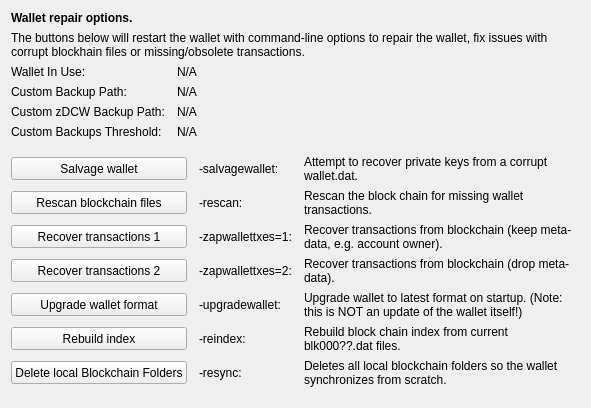
     <widget class="QWidget" name="tab_repair">
      <attribute name="title">
       <string>&amp;Wallet Repair</string>
      </attribute>
      <layout class="QGridLayout" name="gridLayout_4" columnstretch="0,0,0,0">
       <property name="horizontalSpacing">
        <number>12</number>
       </property>
       <item row="0" column="0" colspan="4">
        <widget class="QLabel" name="label_repair_header">
         <property name="font">
          <font>
           <weight>75</weight>
           <bold>true</bold>
          </font>
         </property>
         <property name="text">
          <string>Wallet repair options.</string>
         </property>
        </widget>
       </item>
       <item row="1" column="0" colspan="4">
        <widget class="QLabel" name="label_repair_helptext">
         <property name="font">
          <font>
           <weight>50</weight>
           <bold>false</bold>
          </font>
         </property>
         <property name="text">
          <string>The buttons below will restart the wallet with command-line options to repair the wallet, fix issues with corrupt blockhain files or missing/obsolete transactions.</string>
         </property>
         <property name="wordWrap">
          <bool>true</bool>
         </property>
        </widget>
       </item>
       <item row="2" column="0">
        <widget class="QLabel" name="wallet_path_label">
         <property name="text">
          <string>Wallet In Use:</string>
         </property>
        </widget>
       </item>
       <item row="2" column="1" colspan="3">
        <widget class="QLabel" name="wallet_path">
         <property name="cursor">
          <cursorShape>IBeamCursor</cursorShape>
         </property>
         <property name="text">
          <string>N/A</string>
         </property>
         <property name="textFormat">
          <enum>Qt::PlainText</enum>
         </property>
         <property name="textInteractionFlags">
          <set>Qt::LinksAccessibleByMouse|Qt::TextSelectableByKeyboard|Qt::TextSelectableByMouse</set>
         </property>
        </widget>
       </item>
       <item row="3" column="0">
        <widget class="QLabel" name="wallet_custombackuppath_label">
         <property name="text">
          <string>Custom Backup Path:</string>
         </property>
         <property name="visible">
          <bool>false</bool>
         </property>
        </widget>
       </item>
       <item row="3" column="1" colspan="3">
        <widget class="QLabel" name="wallet_custombackuppath">
         <property name="cursor">
          <cursorShape>IBeamCursor</cursorShape>
         </property>
         <property name="text">
          <string>N/A</string>
         </property>
         <property name="textFormat">
          <enum>Qt::PlainText</enum>
         </property>
         <property name="textInteractionFlags">
          <set>Qt::LinksAccessibleByMouse|Qt::TextSelectableByKeyboard|Qt::TextSelectableByMouse</set>
         </property>
         <property name="visible">
          <bool>false</bool>
         </property>
        </widget>
       </item>
       <item row="4" column="0">
        <widget class="QLabel" name="wallet_customzdcwbackuppath_label">
         <property name="text">
          <string>Custom zDCW Backup Path:</string>
         </property>
         <property name="visible">
          <bool>false</bool>
         </property>
        </widget>
       </item>
       <item row="4" column="1" colspan="3">
        <widget class="QLabel" name="wallet_customzdcwbackuppath">
         <property name="cursor">
          <cursorShape>IBeamCursor</cursorShape>
         </property>
         <property name="text">
          <string>N/A</string>
         </property>
         <property name="textFormat">
          <enum>Qt::PlainText</enum>
         </property>
         <property name="textInteractionFlags">
          <set>Qt::LinksAccessibleByMouse|Qt::TextSelectableByKeyboard|Qt::TextSelectableByMouse</set>
         </property>
         <property name="visible">
          <bool>false</bool>
         </property>
        </widget>
       </item>
       <item row="5" column="0">
        <widget class="QLabel" name="wallet_custombackupthreshold_label">
         <property name="text">
          <string>Custom Backups Threshold:</string>
         </property>
         <property name="visible">
          <bool>false</bool>
         </property>
        </widget>
       </item>
       <item row="5" column="1" colspan="3">
        <widget class="QLabel" name="wallet_custombackupthreshold">
         <property name="cursor">
          <cursorShape>IBeamCursor</cursorShape>
         </property>
         <property name="text">
          <string>N/A</string>
         </property>
         <property name="textFormat">
          <enum>Qt::PlainText</enum>
         </property>
         <property name="textInteractionFlags">
          <set>Qt::LinksAccessibleByMouse|Qt::TextSelectableByKeyboard|Qt::TextSelectableByMouse</set>
         </property>
         <property name="visible">
          <bool>false</bool>
         </property>
        </widget>
       </item>
       <item row="6" column="0">
        <spacer name="verticalSpacer_repair1">
         <property name="orientation">
          <enum>Qt::Vertical</enum>
         </property>
         <property name="sizeHint" stdset="0">
          <size>
           <width>10</width>
           <height>10</height>
          </size>
         </property>
        </spacer>
       </item>
       <item row="7" column="0" colspan="2">
        <widget class="QPushButton" name="btn_salvagewallet">
         <property name="minimumSize">
          <size>
           <width>100</width>
           <height>23</height>
          </size>
         </property>
         <property name="text">
          <string>Salvage wallet</string>
         </property>
        </widget>
       </item>
       <item row="7" column="2">
        <widget class="QLabel" name="label_repair_salvage_command">
         <property name="text">
          <string notr="true">-salvagewallet:</string>
         </property>
        </widget>
       </item>
       <item row="7" column="3">
        <widget class="QLabel" name="label_repair_salvage">
         <property name="text">
          <string>Attempt to recover private keys from a corrupt wallet.dat.</string>
         </property>
         <property name="wordWrap">
          <bool>true</bool>
         </property>
        </widget>
       </item>
       <item row="8" column="0" colspan="2">
        <widget class="QPushButton" name="btn_rescan">
         <property name="minimumSize">
          <size>
           <width>100</width>
           <height>23</height>
          </size>
         </property>
         <property name="text">
          <string>Rescan blockchain files</string>
         </property>
        </widget>
       </item>
       <item row="8" column="2">
        <widget class="QLabel" name="label_repair_rescan_command">
         <property name="text">
          <string notr="true">-rescan:</string>
         </property>
        </widget>
       </item>
       <item row="8" column="3">
        <widget class="QLabel" name="label_repair_rescan">
         <property name="text">
          <string>Rescan the block chain for missing wallet transactions.</string>
         </property>
         <property name="wordWrap">
          <bool>true</bool>
         </property>
        </widget>
       </item>
       <item row="9" column="0" colspan="2">
        <widget class="QPushButton" name="btn_zapwallettxes1">
         <property name="minimumSize">
          <size>
           <width>100</width>
           <height>23</height>
          </size>
         </property>
         <property name="text">
          <string>Recover transactions 1</string>
         </property>
        </widget>
       </item>
       <item row="9" column="2">
        <widget class="QLabel" name="label_repair_zap1_command">
         <property name="text">
          <string notr="true">-zapwallettxes=1:</string>
         </property>
        </widget>
       </item>
       <item row="9" column="3">
        <widget class="QLabel" name="label_repair_zap1">
         <property name="text">
          <string>Recover transactions from blockchain (keep meta-data, e.g. account owner).</string>
         </property>
         <property name="wordWrap">
          <bool>true</bool>
         </property>
        </widget>
       </item>
       <item row="10" column="0" colspan="2">
        <widget class="QPushButton" name="btn_zapwallettxes2">
         <property name="minimumSize">
          <size>
           <width>100</width>
           <height>23</height>
          </size>
         </property>
         <property name="text">
          <string>Recover transactions 2</string>
         </property>
        </widget>
       </item>
       <item row="10" column="2">
        <widget class="QLabel" name="label_repair_zap2_command">
         <property name="text">
          <string notr="true">-zapwallettxes=2:</string>
         </property>
        </widget>
       </item>
       <item row="10" column="3">
        <widget class="QLabel" name="label_repair_zap2">
         <property name="text">
          <string>Recover transactions from blockchain (drop meta-data).</string>
         </property>
         <property name="wordWrap">
          <bool>true</bool>
         </property>
        </widget>
       </item>
       <item row="11" column="0" colspan="2">
        <widget class="QPushButton" name="btn_upgradewallet">
         <property name="minimumSize">
          <size>
           <width>100</width>
           <height>23</height>
          </size>
         </property>
         <property name="text">
          <string>Upgrade wallet format</string>
         </property>
        </widget>
       </item>
       <item row="11" column="2">
        <widget class="QLabel" name="label_repair_upgrade_command">
         <property name="text">
          <string notr="true">-upgradewallet:</string>
         </property>
        </widget>
       </item>
       <item row="11" column="3">
        <widget class="QLabel" name="label_repair_upgrade">
         <property name="text">
          <string>Upgrade wallet to latest format on startup. (Note: this is NOT an update of the wallet itself!)</string>
         </property>
         <property name="wordWrap">
          <bool>true</bool>
         </property>
        </widget>
       </item>
       <item row="12" column="0" colspan="2">
        <widget class="QPushButton" name="btn_reindex">
         <property name="minimumSize">
          <size>
           <width>100</width>
           <height>23</height>
          </size>
         </property>
         <property name="text">
          <string>Rebuild index</string>
         </property>
        </widget>
       </item>
       <item row="12" column="2">
        <widget class="QLabel" name="label_repair_reindex_command">
         <property name="text">
          <string notr="true">-reindex:</string>
         </property>
        </widget>
       </item>
       <item row="12" column="3">
        <widget class="QLabel" name="label_repair_reindex">
         <property name="text">
          <string>Rebuild block chain index from current blk000??.dat files.</string>
         </property>
         <property name="wordWrap">
          <bool>true</bool>
         </property>
        </widget>
       </item>
       <item row="13" column="0" colspan="2">
        <widget class="QPushButton" name="btn_resync">
         <property name="minimumSize">
          <size>
           <width>100</width>
           <height>23</height>
          </size>
         </property>
         <property name="text">
          <string>Delete local Blockchain Folders</string>
         </property>
        </widget>
       </item>
       <item row="13" column="2">
        <widget class="QLabel" name="label_repair_resync_command">
         <property name="text">
          <string>-resync:</string>
         </property>
        </widget>
       </item>
       <item row="13" column="3">
        <widget class="QLabel" name="label_repair_resync">
         <property name="text">
          <string>Deletes all local blockchain folders so the wallet synchronizes from scratch.</string>
         </property>
         <property name="wordWrap">
          <bool>true</bool>
         </property>
        </widget>
       </item>
       <item row="14" column="0">
        <spacer name="verticalSpacer_repair2">
         <property name="orientation">
          <enum>Qt::Vertical</enum>
         </property>
         <property name="sizeHint" stdset="0">
          <size>
           <width>20</width>
           <height>10</height>
          </size>
         </property>
        </spacer>
       </item>
      </layout>
     </widget>
